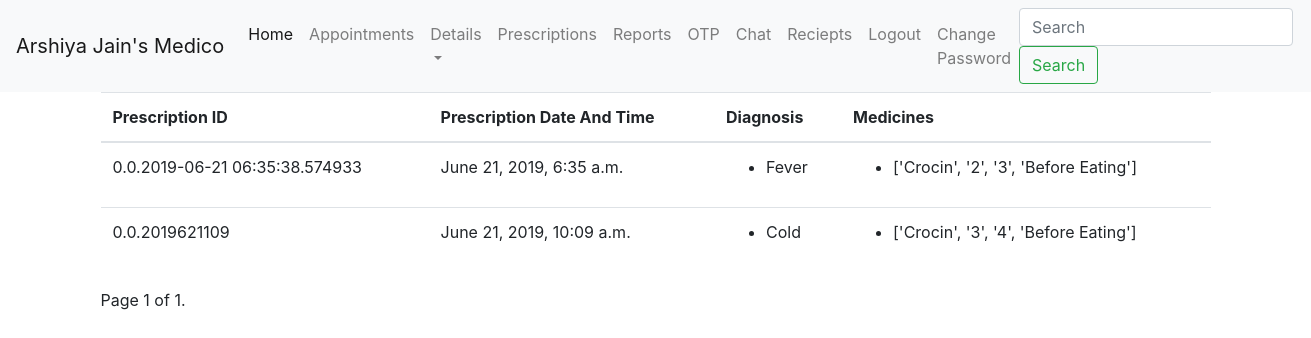
/patient/prescriptions (signed in), run on an earlier commit of the app's database.
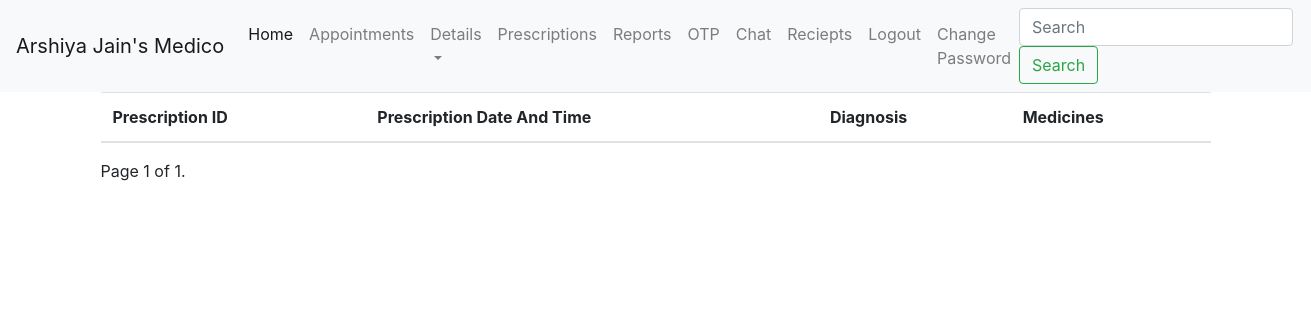
And on a later commit of the database.
### patient/models.py (models this page shows)
class Patient(models.Model):
    patient_id= models.AutoField(primary_key=True,unique=True)
    name= models.CharField(max_length=20)
    dob= models.DateField()
    password=models.CharField(max_length=100,default=hashlib.sha256(str(patient_id).encode()).hexdigest())
    height= models.DecimalField(decimal_places=1,max_digits=4)
    weight= models.DecimalField(decimal_places=1,max_digits=4)
    add = models.CharField(max_length=100)
    email=models.CharField(max_length=50)
    phone=models.CharField(max_length=10)
    appointments=models.BinaryField(null=True)

### prescription/models.py (models this page shows)
class Prescription(models.Model):
    prescription_id= models.CharField(max_length=50,unique=True)
    patient_id =  models.ForeignKey(Patient, on_delete=models.CASCADE,to_field="patient_id" )
    doctor_id=  models.ForeignKey(Doctor, on_delete=models.CASCADE,to_field="doctor_id")
    timestamp= models.DateTimeField(timezone.now())
    medicines= models.BinaryField()
    reports= models.BinaryField()
    diagnosis= models.BinaryField()
    other= models.BinaryField()

### patient/views.py (the view)
# urls.py: path('prescriptions',views.prescriptions,name='prescriptions'),
def prescriptions(request):
    p=Patient.objects.get(patient_id=request.session.get("user"))
    prescription_list=Prescription.objects.filter(patient_id=p) #requesting prescription for current user.
    print(prescription_list)
    paginator=Paginator(prescription_list,15) # number of prescription at a time is choosen to be 15
    page= request.GET.get('page') # getting the current page
    prescriptions=paginator.get_page(page) #list of prescriptions to be taken at a time
    context={'patient':p,'prescriptions':prescriptions}
    return render(request,'patient/prescriptions.html',context)

### prescription/templatetags/pickle_tags.py (called while the page is built)
@register.simple_tag
def load_data(data):
    return loads(data)

### patient/templates/patient/prescriptions.html (shortened to what this page needs)
{% extends 'patient/dash.html' %}
{% load pickle_tags %}
{% block content %}
    <table class="table">
      <thead>
        <th>Prescription ID</th>
        <th>Prescription Date And Time</th>
        <th>Diagnosis</th>
        <th>Medicines</th>
      </thead>
      {% for prescription in prescriptions %}
      <tr>
        <td>{{ prescription.prescription_id}}</td>
        <td>{{ prescription.timestamp }}</td>
        <td>
          {% load_data prescription.diagnosis as diagnosis %}
            <ul>
              {% for diagnosis in diagnosis %}
            <li>{{diagnosis}}</li>
              {% endfor %}
          </ul>
        </td>
        <td>
          {% load_data prescription.medicines as medicines %}
          <ul>
          {% for medicine in medicines%}
           <li>{{medicine}}</li>
          {% endfor %}
            </ul>
        </td>
      </tr>
      {% endfor %}
    </table>
  <div class="pagination">
    <span class="step-links">
        <span class="current">
            Page {{ prescriptions.number }} of {{ prescriptions.paginator.num_pages }}.
        </span>
    </span>
</div>
{% endblock %}

### patient/templates/patient/dash.html (shortened to what this page needs)
<!DOCTYPE html>
<html lang="en" dir="ltr">
  <head>
<link rel="stylesheet" href="https://stackpath.bootstrapcdn.com/bootstrap/4.1.0/css/bootstrap.min.css">
  </head>
  <body>
    <nav class="navbar navbar-expand-lg navbar-light bg-light">
      <a class="navbar-brand" href="#">{{patient.name}}'s Medico</a>
      <div class="collapse navbar-collapse" id="navbarSupportedContent">
        <ul class="navbar-nav mr-auto">
          <li class="nav-item active">
            <a class="nav-link" href="#">Home <span class="sr-only">(current)</span></a>
          </li>
          <li class="nav-item">
            <a class="nav-link" href="#">Appointments</a>
          </li>
          <li class="nav-item dropdown">
            <a class="nav-link dropdown-toggle" href="#" id="navbarDropdown" role="button" data-toggle="dropdown" aria-haspopup="true" aria-expanded="false">
              Details
            </a>
          </li>
          <li class="nav-item">
            <a class="nav-link" href="#">Prescriptions</a>
          </li>
          <li class="nav-item">
            <a class="nav-link" href="#">Reports</a>
          </li>
          <li class="nav-item">
            <a class="nav-link" href="#">OTP</a>
          </li>
          <li class="nav-item">
            <a class="nav-link" href="#">Chat</a>
          </li>
          <li class="nav-item">
            <a class="nav-link" href="#">Reciepts</a>
          </li>
          <li class="nav-item">
            <a class="nav-link" href="logout">Logout</a>
          </li>
          <li class="nav-item">
            <a class="nav-link" href="logout">Change Password</a>
          </li>
        </ul>
        <form class="form-inline my-2 my-lg-0">
          <input class="form-control mr-sm-2" type="search" placeholder="Search" aria-label="Search">
          <button class="btn btn-outline-success my-2 my-sm-0" type="submit">Search</button>
        </form>
      </div>
    </nav>
    <div class="container">
      {% block content %}
      {% endblock %}
    </div>
</body>
</html>

What changed in the data, as far as the page shows it:
removed Prescription: prescription_id "0.0.2019-06-21 06:35:38.574933", timestamp "June 21, 2019, 6:35 a.m.", diagnosis "Fever", medicines "['Crocin', '2', '3', 'Before Eating']"
removed Prescription: prescription_id "0.0.2019621109", timestamp "June 21, 2019, 10:09 a.m.", diagnosis "Cold", medicines "['Crocin', '3', '4', 'Before Eating']"
